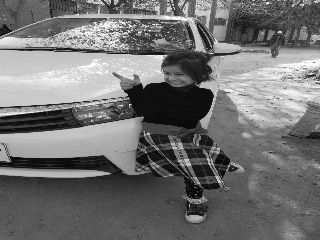
#> input picture ImageProcessing/Ch2-images/child_small.jpg, 320 x 240 px, found by its file name
$ python P-2-12-ImageNegative.py
#> lines starting #> are read from the running program, lines starting #| are printed output that depends on the picture
import cv2 as cv
import numpy as np
filepath="ImageProcessing/Ch2-images/child_small.jpg"
img=cv.imread(filepath,0)
#> img is the input picture: shape (240, 320); min 0, max 255, mean 113.6
img2=255-img
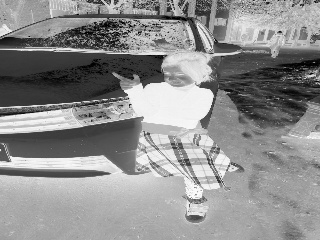
#> img2: shape (240, 320); min 0, max 255, mean 141.4
two_images=np.hstack((img,img2))
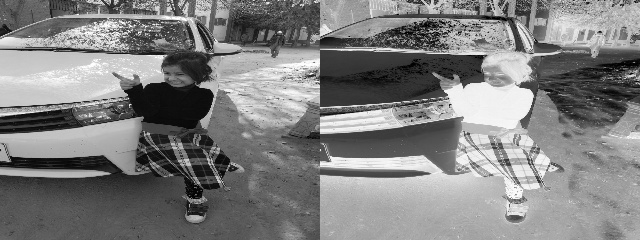
#> two_images: shape (240, 640); min 0, max 255, mean 127.5
cv.imshow("A)Original Image B)Its Negative",two_images)
cv.waitKey(0)

$ run again, with ImageProcessing/Ch2-images/apple.jpg copied over ImageProcessing/Ch2-images/child_small.jpg
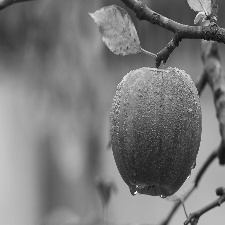
#> input picture ImageProcessing/Ch2-images/apple.jpg, 225 x 225 px, found by its file name
#> img is the input picture: shape (225, 225); min 9, max 255, mean 121.1
#> `img2=255-img`:
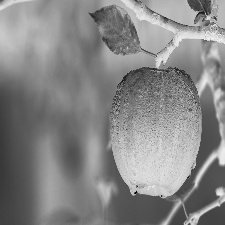
#> img2: shape (225, 225); min 0, max 246, mean 133.9
#> `two_images=np.hstack((img,img2))`:
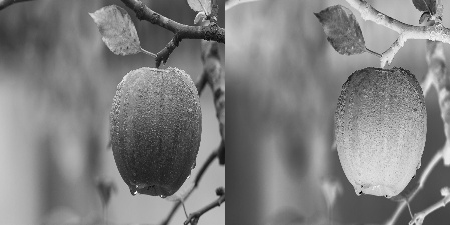
#> two_images: shape (225, 450); min 0, max 255, mean 127.5
